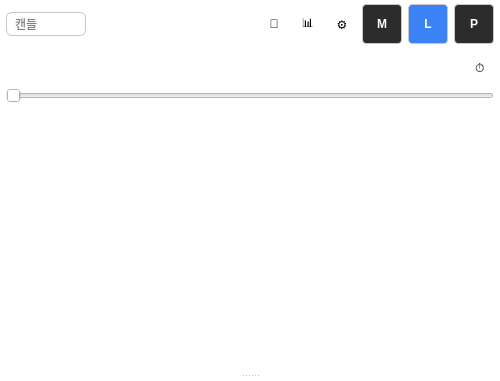
<?xml version="1.0" encoding="UTF-8"?>
<ui version="4.0">
 <class>Form</class>
 <widget class="QWidget" name="Form">
  <property name="geometry">
   <rect>
    <x>0</x>
    <y>0</y>
    <width>500</width>
    <height>381</height>
   </rect>
  </property>
  <property name="windowTitle">
   <string>Form</string>
  </property>
  <property name="styleSheet">
   <string notr="true">border: none; background-color: #ffffff; padding: 0px; margin: 0px;</string>
  </property>
  <layout class="QVBoxLayout" name="verticalLayout" stretch="0">
   <property name="spacing">
    <number>0</number>
   </property>
   <property name="leftMargin">
    <number>0</number>
   </property>
   <property name="topMargin">
    <number>0</number>
   </property>
   <property name="rightMargin">
    <number>0</number>
   </property>
   <property name="bottomMargin">
    <number>0</number>
   </property>

   <!-- Row 1: 툴바 (캔들 + 오른쪽 아이콘들 + 엔진 네모 버튼) -->
   <item>
    <widget class="QWidget" name="toolbar_row" native="true">
     <layout class="QHBoxLayout" name="horizontalLayout_toolbar" stretch="0,1,0,0,0,0,0,0">
      <property name="spacing"><number>6</number></property>
      <property name="leftMargin"><number>6</number></property>
      <property name="topMargin"><number>4</number></property>
      <property name="rightMargin"><number>6</number></property>
      <property name="bottomMargin"><number>4</number></property>

      <item>
       <widget class="QLineEdit" name="candle_count_edit">
        <property name="minimumSize"><size><width>80</width><height>24</height></size></property>
        <property name="maximumSize"><size><width>80</width><height>24</height></size></property>
        <property name="placeholderText"><string>캔들</string></property>
        <property name="styleSheet"><string notr="true">border: 1px solid #c8c8c8; border-radius: 6px; padding: 2px 6px;</string></property>
       </widget>
      </item>

      <!-- spacer to push icons to right -->
      <item>
       <spacer name="toolbar_spacer_left">
        <property name="orientation"><enum>Qt::Horizontal</enum></property>
        <property name="sizeType"><enum>QSizePolicy::Expanding</enum></property>
       </spacer>
      </item>

      <item>
       <widget class="QToolButton" name="snapshot_button">
        <property name="text"><string>📸</string></property>
        <property name="toolTip"><string>차트 이미지 저장</string></property>
        <property name="iconSize"><size><width>28</width><height>28</height></size></property>
        <property name="minimumSize"><size><width>28</width><height>28</height></size></property>
        <property name="autoRaise"><bool>true</bool></property>
       </widget>
      </item>

      <item>
       <widget class="QToolButton" name="multi_chart_button">
        <property name="text"><string>📊</string></property>
        <property name="toolTip"><string>멀티차트</string></property>
        <property name="iconSize"><size><width>28</width><height>28</height></size></property>
        <property name="minimumSize"><size><width>28</width><height>28</height></size></property>
        <property name="autoRaise"><bool>true</bool></property>
       </widget>
      </item>

      <item>
       <widget class="QToolButton" name="settings_button">
        <property name="text"><string>⚙️</string></property>
        <property name="toolTip"><string>설정</string></property>
        <property name="iconSize"><size><width>28</width><height>28</height></size></property>
        <property name="minimumSize"><size><width>28</width><height>28</height></size></property>
        <property name="autoRaise"><bool>true</bool></property>
       </widget>
      </item>

      <!-- Chart Engine Buttons (M/L/P only - B removed) -->
      <item>
       <widget class="QPushButton" name="btn_mplfinance">
        <property name="minimumSize"><size><width>40</width><height>40</height></size></property>
        <property name="maximumSize"><size><width>40</width><height>40</height></size></property>
        <property name="text"><string>M</string></property>
        <property name="toolTip"><string>Mplfinance</string></property>
        <property name="styleSheet">
         <string notr="true">QPushButton { border:1px solid #c8c8c8; background:#2c2c2c; color:#ffffff; border-radius:4px; font-weight:bold; } QPushButton:hover { background:#3b82f6; }</string>
        </property>
       </widget>
      </item>

      <item>
       <widget class="QPushButton" name="btn_lightweight">
        <property name="minimumSize"><size><width>40</width><height>40</height></size></property>
        <property name="maximumSize"><size><width>40</width><height>40</height></size></property>
        <property name="text"><string>L</string></property>
        <property name="toolTip"><string>Lightweight Charts</string></property>
        <property name="styleSheet">
         <string notr="true">QPushButton { border:1px solid #c8c8c8; background:#3b82f6; color:#ffffff; border-radius:4px; font-weight:bold; } QPushButton:hover { background:#3b82f6; }</string>
        </property>
       </widget>
      </item>

      <item>
       <widget class="QPushButton" name="btn_plotly">
        <property name="minimumSize"><size><width>40</width><height>40</height></size></property>
        <property name="maximumSize"><size><width>40</width><height>40</height></size></property>
        <property name="text"><string>P</string></property>
        <property name="toolTip"><string>Plotly</string></property>
        <property name="styleSheet">
         <string notr="true">QPushButton { border:1px solid #c8c8c8; background:#2c2c2c; color:#ffffff; border-radius:4px; font-weight:bold; } QPushButton:hover { background:#3b82f6; }</string>
        </property>
       </widget>
      </item>

     </layout>
    </widget>
   </item>

   <!-- Row 2: 기간(타임) 칩들이 있는 줄 (툴바 바로 아래) -->
   <item>
    <widget class="QWidget" name="period_row" native="true">
     <layout class="QHBoxLayout" name="horizontalLayout_periods">
      <property name="spacing"><number>6</number></property>
      <property name="leftMargin"><number>6</number></property>
      <property name="topMargin"><number>6</number></property>
      <property name="rightMargin"><number>6</number></property>
      <property name="bottomMargin"><number>0</number></property>

      <item>
       <widget class="QWidget" name="period_chip_container" native="true">
        <property name="minimumSize"><size><width>0</width><height>26</height></size></property>
        <property name="maximumSize"><size><width>16777215</width><height>26</height></size></property>
        <layout class="QHBoxLayout" name="period_chip_layout">
         <property name="spacing"><number>6</number></property>
         <property name="leftMargin"><number>0</number></property>
         <property name="topMargin"><number>0</number></property>
         <property name="rightMargin"><number>0</number></property>
         <property name="bottomMargin"><number>0</number></property>
        </layout>
       </widget>
      </item>

      <!-- optional period dropdown icon on right of chips -->
      <item>
       <widget class="QToolButton" name="period_button">
        <property name="text"><string>⏱</string></property>
        <property name="toolTip"><string>기간 선택</string></property>
        <property name="minimumSize"><size><width>28</width><height>28</height></size></property>
        <property name="autoRaise"><bool>true</bool></property>
       </widget>
      </item>

     </layout>
    </widget>
   </item>

   <!-- Row 3: 슬라이더 (칩 아래) -->
   <item>
    <widget class="QWidget" name="slider_row" native="true">
     <layout class="QHBoxLayout" name="horizontalLayout_slider">
      <property name="leftMargin"><number>6</number></property>
      <property name="topMargin"><number>6</number></property>
      <property name="rightMargin"><number>6</number></property>
      <property name="bottomMargin"><number>6</number></property>
      <item>
       <widget class="QSlider" name="period_slider">
        <property name="fixedHeight"><number>10</number></property>
        <property name="orientation"><enum>Qt::Horizontal</enum></property>
       </widget>
      </item>
     </layout>
    </widget>
   </item>

   <!-- Chart area -->
   <item>
    <widget class="QSplitter" name="chart_splitter">
     <property name="orientation"><enum>Qt::Vertical</enum></property>
     <property name="handleWidth"><number>10</number></property>
     <widget class="QWidget" name="main_chart" native="true">
      <property name="styleSheet"><string notr="true">background-color: #ffffff;</string></property>
     </widget>
     <widget class="QWidget" name="indicator_area" native="true">
      <layout class="QVBoxLayout" name="indicator_layout" stretch="0">
       <property name="spacing"><number>0</number></property>
       <property name="leftMargin"><number>0</number></property>
       <property name="topMargin"><number>0</number></property>
       <property name="rightMargin"><number>0</number></property>
       <property name="bottomMargin"><number>0</number></property>
      </layout>
     </widget>
    </widget>
   </item>

  </layout>
 </widget>
 <resources/>
 <connections/>
</ui>
